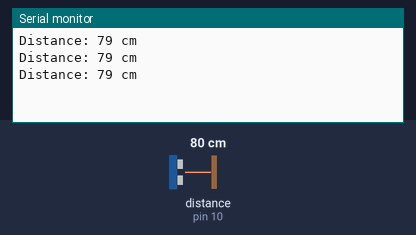
Bench run of a sketch on a simulated Arduino Uno, built with avr-gcc and run on an emulated ATmega328P. Parts: the last lines printed to the serial monitor. Wiring (inferred from the names in the program): ultrasonic range finder: trigger pin 9; echo pin 10. The inputs (shaded band) are chosen by the test bench; at power-on: distance to the obstacle (sensor on pin 10) 80 cm. The echo pulse lasts 58.3 µs per cm.

Above: at 1.3 s.
1.4 s: distance to the obstacle (sensor on pin 10) set to 2 cm
At 1.9 s:
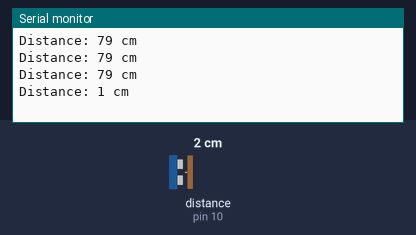
2.9 s: distance to the obstacle (sensor on pin 10) set to 4 cm
At 3.4 s:
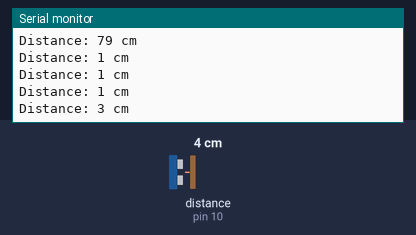
Timing chart, 0 to 5.9 s (numbered marks = the images above; inputs shaded):
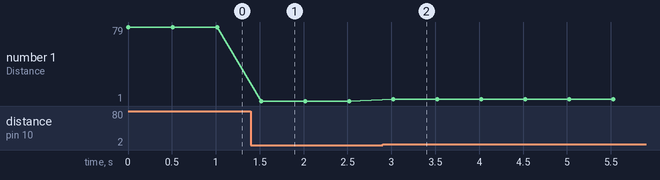

The sketch:

measuring_distance_using_ultrasonic_sensor_day3.ino
```cpp
/* In this we will be simply measuring the distance using the ultrasonic sensor and display it on seriol moniter. first we should set the trigpin to low, so that it
can function properly then we should set the trigpin to high for 10 microsecond and then low, then the echo pin will be set to high when receives a wave of sound before
completely comming back from the object and when the echo pin receives the signal emitted by trig pin and reflected from the object the echo pin becomes low,
now the pulseIn records the time it took the signal to go from the trig pin and reflect to the echo pin and saves it to the duration variable so that we
can use it later as we want to */
const int trigPin = 9;  // TRIG pin sends the signal
const int echoPin = 10; // ECHO pin receives the signal

// Variable to store distance
long duration;  // Time it takes for the signal to go and come back
int distance;   // Distance calculated in centimeters

void setup() {
  // Begin serial communication to see results on the computer
  Serial.begin(9600);

  // Set trigPin as OUTPUT (to send the signal)
  pinMode(trigPin, OUTPUT);

  // Set echoPin as INPUT (to receive the signal)
  pinMode(echoPin, INPUT);
}

void loop() {
  // Send a short pulse to trigger the sensor
  digitalWrite(trigPin, LOW); // Ensure trigger pin is LOW for 2 microseconds
  delayMicroseconds(2);       // Small delay
  digitalWrite(trigPin, HIGH); // Trigger the sensor by sending a HIGH signal for 10 microseconds
  delayMicroseconds(10);       // Wait for 10 microseconds
  digitalWrite(trigPin, LOW);  // Set trigger pin LOW again

  // Measure the time it takes for the echo to come back
  duration = pulseIn(echoPin, HIGH);

  // Calculate the distance based on the time duration
  // Use the formula: Distance = (Time x Speed of Sound) / 2
  // Speed of sound in air is 0.0343 cm/microsecond
  distance = duration * 0.0343 / 2;

  // Print the distance to the serial monitor
  Serial.print("Distance: ");
  Serial.print(distance);
  Serial.println(" cm");

  // Wait for half a second before measuring again
  delay(500);
}
```

Measured:
- after the input at 1.4 s, the serial monitor: prints a new line after 0.12 s (image 1)
- after the input at 2.9 s, the serial monitor: prints a new line after 0.12 s (image 2)
- plotted number 1: 79 → 1 after the input at 1.4 s, 1 → 3 after the input at 2.9 s
